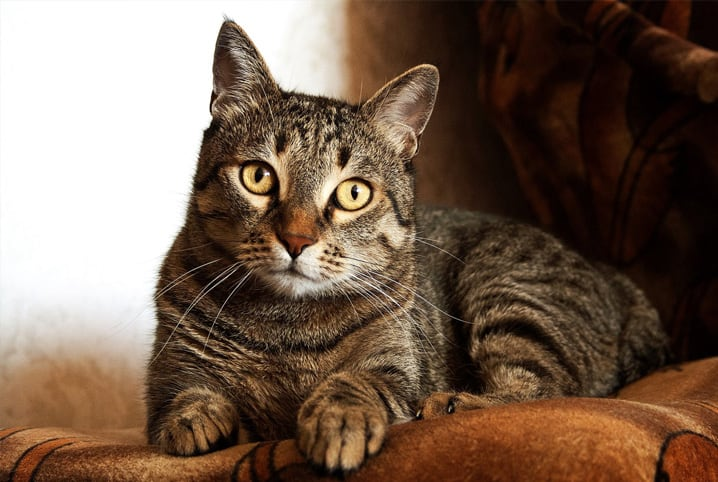
#> input picture img-processing/filtros/image.png, 718 x 482 px
$ python script.py
#> lines starting #> are read from the running program, lines starting #| are printed output that depends on the picture
from PIL import Image
import numpy as np

def carregar_imagem(caminho):
#> called with caminho = './image.png'
    imagem = Image.open(caminho).convert("L")  # Converte para tons de cinza
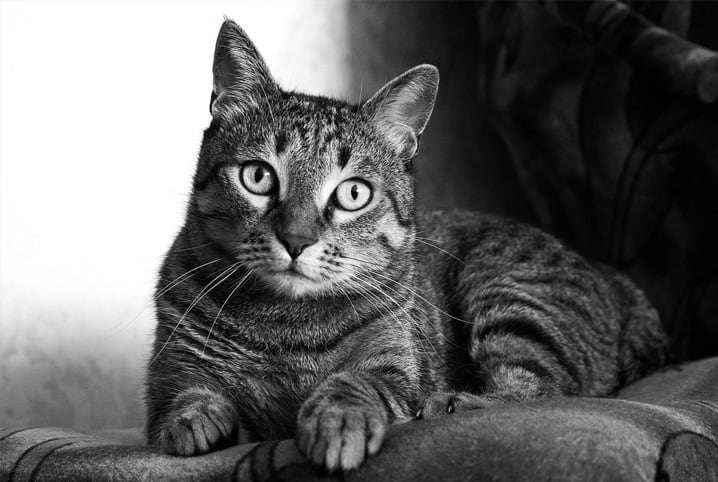
#> imagem: PIL image 718x482 L; min 0, max 255, mean 102
    return np.array(imagem)

def filtro_media(imagem, ksize=3):
#> called with ksize = 5
    pad_size = ksize // 2
    imagem_padded = np.pad(imagem, pad_size, mode='constant', constant_values=0)
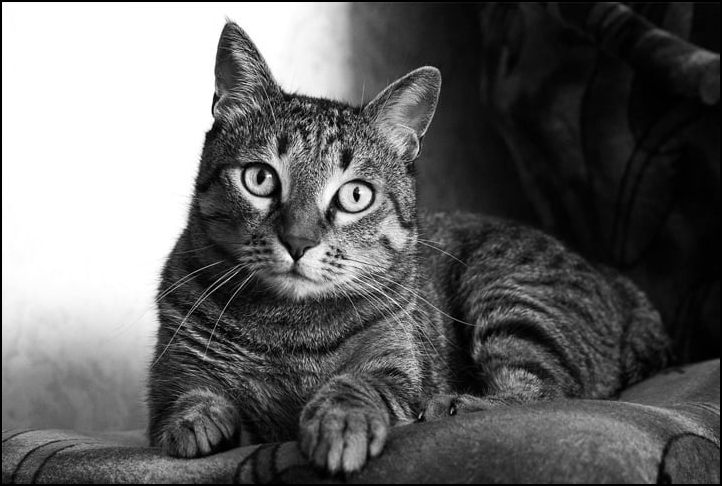
#> imagem_padded: shape (486, 722); min 0, max 255, mean 100.6
    output = np.zeros_like(imagem)

    kernel = np.ones((ksize, ksize)) / (ksize * ksize)

    for i in range(imagem.shape[0]):
        for j in range(imagem.shape[1]):
            output[i, j] = np.sum(imagem_padded[i:i+ksize, j:j+ksize] * kernel)
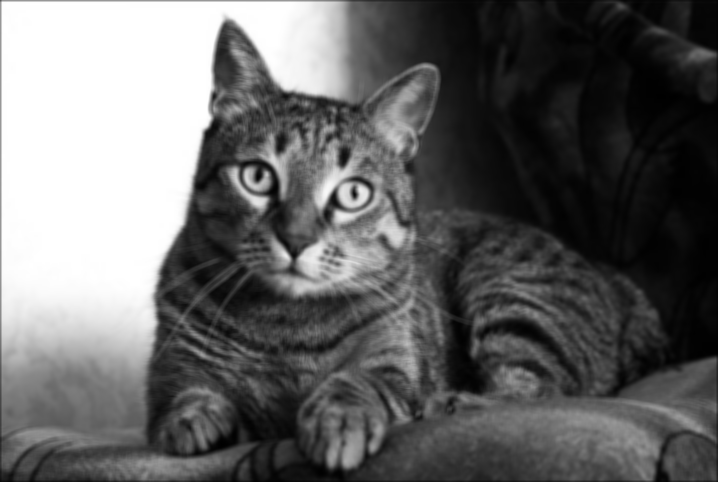
#> output: shape (482, 718); min 0, max 255, mean 101.2

    return output

def filtro_mediana(imagem, ksize=3):
#> called with ksize = 5
    pad_size = ksize // 2
    imagem_padded = np.pad(imagem, pad_size, mode='constant', constant_values=0)
    output = np.zeros_like(imagem)

    for i in range(imagem.shape[0]):
        for j in range(imagem.shape[1]):
            output[i, j] = np.median(imagem_padded[i:i+ksize, j:j+ksize])

    return output


def salvar_imagem(imagem, caminho):
    imagem_pil = Image.fromarray(np.uint8(imagem))
    imagem_pil.save(caminho)

if __name__ == "__main__":
    caminho_imagem = './image.png'
    imagem_cinza = carregar_imagem(caminho_imagem)

    imagem_media = filtro_media(imagem_cinza, ksize=5)
    salvar_imagem(imagem_media, 'imagem_media.jpg')

    imagem_mediana = filtro_mediana(imagem_cinza, ksize=5)
    salvar_imagem(imagem_mediana, 'imagem_mediana.jpg')
